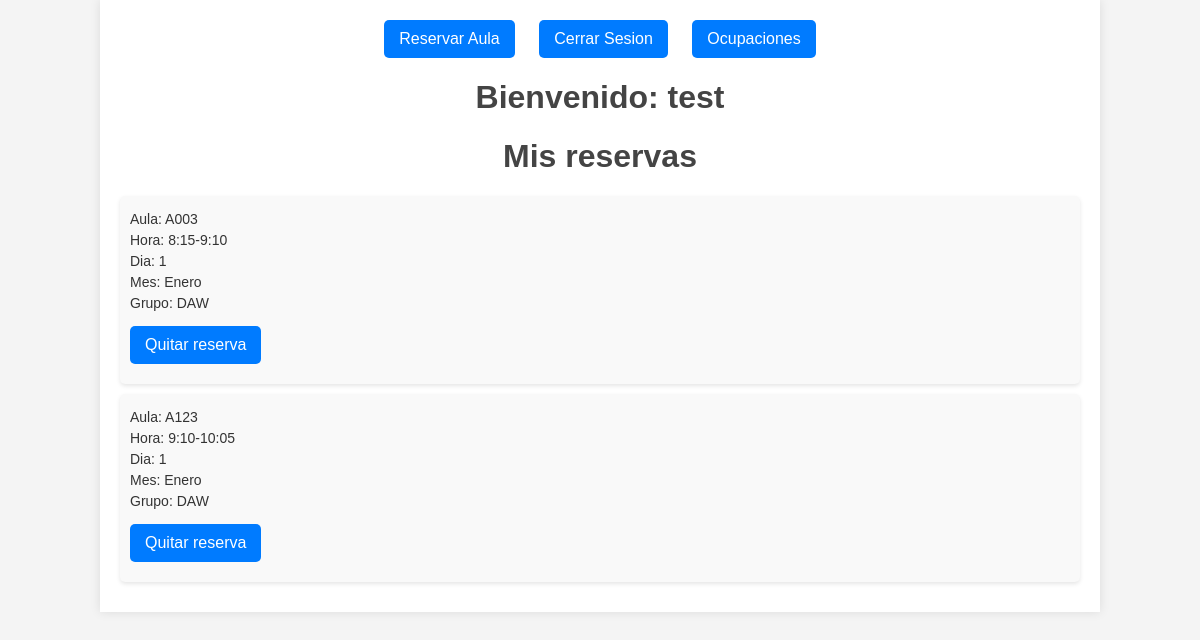
/views/inicio.php (signed in), run on the app's committed database.
### tables this page shows
CREATE TABLE `ocupacion` (
  `idAula` varchar(200) NOT NULL,
  `idHora` int(11) NOT NULL,
  `idDia` int(11) NOT NULL,
  `idMes` int(11) NOT NULL,
  `idGrupo` int(11) NOT NULL,
  `idProfesor` int(11) NOT NULL
);

CREATE TABLE `aula` (
  `idAula` varchar(200) NOT NULL,
  `idPabellon` varchar(200) NOT NULL,
  `nombre` varchar(200) NOT NULL,
  `capacidadAula` int(11) NOT NULL
);

CREATE TABLE `grupo` (
  `id` int(11) NOT NULL,
  `alias` varchar(200) NOT NULL,
  `nombreCompleto` varchar(200) NOT NULL
);

### BD/bd.inc.php (called while the page is built)
<?php
function conectar()
{
    try {
        $host = "localhost";
        $basedatos = "seleccion-clases";
        $usuario = "root";
        $password = "";
        return new PDO("mysql:host=$host;dbname=$basedatos", $usuario, $password);
    } catch (PDOException $e) {
        echo $e->getMessage();
    }
}

### BD/ocupacion.inc.php (called while the page is built, shortened)
<?php
include_once 'bd.inc.php';
function getAllReservations()
{
    $sql = conectar()->prepare('SELECT * FROM ocupacion WHERE idProfesor = :idProfesor ORDER BY idHora, idDia, idMes');
    $sql->bindValue(":idProfesor", $_SESSION['userCheked']['nre']);
    try {
        $sql->execute();
        return  $sql->fetchAll();
    } catch (PDOException $e) {
        throw new Exception('Error al acceder a la base de datos');
    }
}

### BD/aula.inc.php (called while the page is built, shortened)
<?php
include_once 'bd.inc.php';
function searchAulaByIdToOkupation($idAula)
{
    $pdo = conectar();
    $sql = $pdo->prepare("SELECT * FROM `aula` WHERE idAula = :idAula");
    $sql->bindValue(":idAula", $idAula);
    try {
        $sql->execute();
        return $sql->fetch(PDO::FETCH_ASSOC);
    } catch (PDOException $e) {
        throw new Exception('Error al acceder a las aulas: ' . $e->getMessage());
    }
}

### BD/grupo.inc.php (called while the page is built, shortened)
<?php
include_once 'bd.inc.php';
function getAliasGrupById($idGrupo){
    $sql =conectar()->prepare("select alias from grupo where id=:id");
    $sql->bindValue(':id',$idGrupo);
    try{
        $sql->execute();
        return $sql->fetchColumn();
    }catch(PDOException $e){
        throw new Exception('Error al acceder a los grupos');
    }
}

### views/inicio.php (the view, shortened to what this page needs)
<?php
include_once '../BD/ocupacion.inc.php';
include_once '../BD/grupo.inc.php';
include_once '../BD/aula.inc.php';
$meses = array(
    "Enero",
    "Febrero",
    "Marzo",
    "Abril",
    "Mayo",
    "Junio",
    "Julio",
    "Agosto",
    "Septiembre",
    "Octubre",
    "Noviembre",
    "Diciembre"
);
$hora = array(
    "8:15-9:10",
    "9:10-10:05",
    "10:05-11:00",
    "11:30-12:25",
    "12:25-13:20",
    "13:20-14:15"
);
?>
<!DOCTYPE html>
<html lang="en">
<head>
    <link rel="stylesheet" href="../stylesheets/inicio.css">
</head>
<body>
    <div class="container">
        <div class="navbar">
            <a href="./takeReservation.php">Reservar Aula</a>
            <a href="../closeSession.php">Cerrar Sesion</a>
            <a href="./ocupaciones.php">Ocupaciones</a>
        </div>
        <h1><strong>Bienvenido: </strong> <?= htmlspecialchars($_SESSION['userCheked']['nombre']); ?></h1>
        <h1>Mis reservas</h1>
        <?php foreach (getAllReservations() as $key => $reserva) {
            $pabellon = searchAulaByIdToOkupation($reserva['idAula']); ?>
            <div class="reserva">
                <p>Aula: <?= $pabellon['idPabellon'] . $reserva['idAula'] ?></p>
                <p>Hora: <?= $hora[$reserva['idHora'] - 1] ?></p>
                <p>Dia: <?= $reserva['idDia'] ?></p>
                <p>Mes: <?= $meses[$reserva['idMes'] - 1] ?></p>
                <p>Grupo: <?= getAliasGrupById($reserva['idGrupo']) ?></p>
                <a href="../lib/deleteReservation.php?idAula=<?= $reserva['idAula'] ?>&idHora=<?= $reserva['idHora'] ?>&idMes=<?= $reserva['idMes'] ?>&idDia=<?= $reserva['idDia'] ?>">Quitar reserva</a>
            </div>
        <?php } ?>
    </div>
</body>
</html>

### stylesheets/inicio.css (style rules this page uses)
body { font-family: Arial, sans-serif; margin: 0; padding: 0; background-color: #f4f4f4; color: #333; }
.container { width: 80%; margin: 0 auto; padding: 20px; background-color: #fff; box-shadow: 0 0 10px rgba(0, 0, 0, 0.1); }
h1 { color: #444; text-align: center; }
a { display: inline-block; margin: 10px 0; padding: 10px 15px; background-color: #007BFF; color: white; text-decoration: none; border-radius: 5px; transition: background-color 0.3s; }
.navbar { text-align: center; margin-bottom: 20px; }
.navbar a { margin: 0 10px; }
.navbar a:first-child { margin-left: 0; }
.navbar a:last-child { margin-right: 0; }
.reserva { margin-bottom: 10px; padding: 10px; background-color: #f9f9f9; border-radius: 5px; box-shadow: 0 2px 4px rgba(0, 0, 0, 0.1); }
.reserva p { margin: 5px 0; font-size: 14px; color: #333; }

### data on the page
ocupacion: idAula.idPabellon "A", idAula "003", idHora "8:15-9:10", idDia "1", idMes "Enero", idGrupo.alias "DAW"
ocupacion: idAula.idPabellon "A", idAula "123", idHora "9:10-10:05", idDia "1", idMes "Enero", idGrupo.alias "DAW"

### other printed values
$_SESSION['userCheked']['nombre'] "test"
